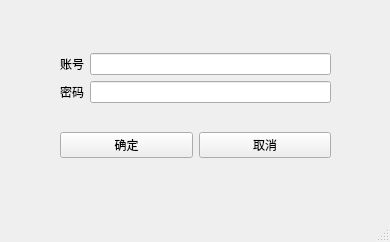
<?xml version="1.0" encoding="UTF-8"?>
<ui version="4.0">
 <class>PowerAddUser</class>
 <widget class="QMainWindow" name="PowerAddUser">
  <property name="geometry">
   <rect>
    <x>0</x>
    <y>0</y>
    <width>390</width>
    <height>242</height>
   </rect>
  </property>
  <property name="windowTitle">
   <string>添加用户</string>
  </property>
  <widget class="QWidget" name="centralwidget">
   <widget class="QWidget" name="layoutWidget">
    <property name="geometry">
     <rect>
      <x>60</x>
      <y>50</y>
      <width>271</width>
      <height>111</height>
     </rect>
    </property>
    <layout class="QVBoxLayout" name="verticalLayout">
     <item>
      <layout class="QGridLayout" name="gridLayout">
       <item row="0" column="0">
        <widget class="QLabel" name="label">
         <property name="text">
          <string>账号</string>
         </property>
        </widget>
       </item>
       <item row="0" column="1">
        <widget class="QLineEdit" name="username"/>
       </item>
       <item row="1" column="0">
        <widget class="QLabel" name="label_2">
         <property name="text">
          <string>密码</string>
         </property>
        </widget>
       </item>
       <item row="1" column="1">
        <widget class="QLineEdit" name="password">
         <property name="echoMode">
          <enum>QLineEdit::Password</enum>
         </property>
        </widget>
       </item>
      </layout>
     </item>
     <item>
      <spacer name="horizontalSpacer">
       <property name="orientation">
        <enum>Qt::Horizontal</enum>
       </property>
       <property name="sizeHint" stdset="0">
        <size>
         <width>208</width>
         <height>20</height>
        </size>
       </property>
      </spacer>
     </item>
     <item>
      <layout class="QHBoxLayout" name="horizontalLayout">
       <item>
        <widget class="QPushButton" name="pushButton_enter">
         <property name="text">
          <string>确定</string>
         </property>
        </widget>
       </item>
       <item>
        <widget class="QPushButton" name="pushButton_cancel">
         <property name="text">
          <string>取消</string>
         </property>
        </widget>
       </item>
      </layout>
     </item>
    </layout>
   </widget>
  </widget>
  <widget class="QMenuBar" name="menubar">
   <property name="geometry">
    <rect>
     <x>0</x>
     <y>0</y>
     <width>390</width>
     <height>17</height>
    </rect>
   </property>
  </widget>
  <widget class="QStatusBar" name="statusbar"/>
 </widget>
 <resources/>
 <connections/>
</ui>
